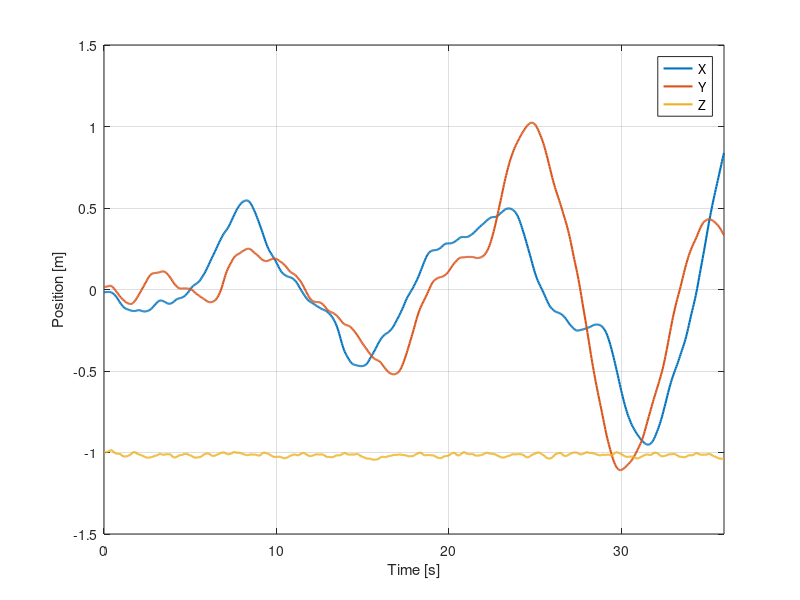
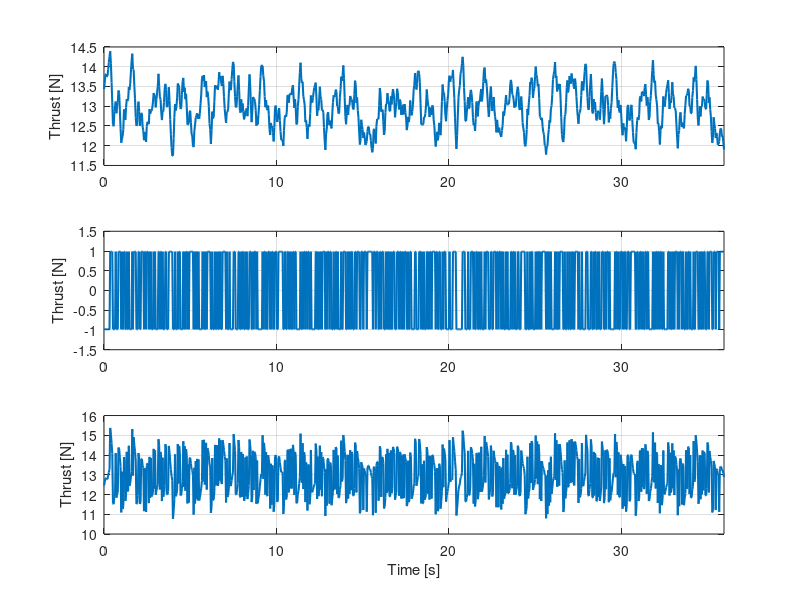
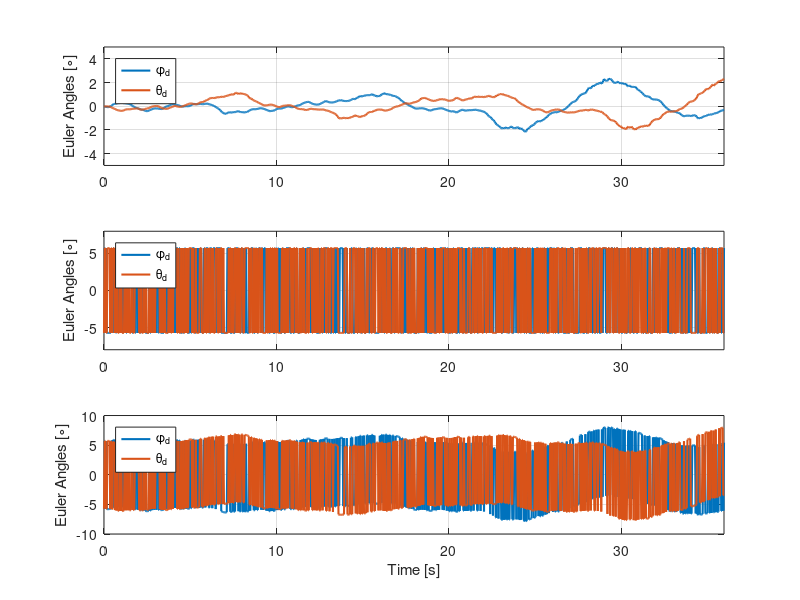

Here is the MATLAB script that generated these plots, in order: (Note: this script raises an error after producing the figures.)
clear;
close all;
clc;

%% Load variables: Nonlinear controller
load("Nonlinear.mat")

% Common variables
r = r_out.';
T_eq = param.nrotor_vehicle_mass_true*param.g;

start_time = 2;
sim_time = start_time + run_time;

time = 0:param.sample_time_measurements_full_state:sim_time;

% Specific variables
u_nl = [total_thrust_cmd body_rates_cmd].';

x_state_nl = full_state_meas(:,1:9).';

x_nl = x_state_nl(1,:);
y_nl = x_state_nl(2,:);
z_nl = x_state_nl(3,:);

roll_nl = x_state_nl(7,:)*180/pi;
pitch_nl = x_state_nl(8,:)*180/pi;
yaw_nl = x_state_nl(9,:)*180/pi;

thrust_exc_nl = exc_param.thrust_exc_signal;
rolld_exc_nl = exc_param.rolld_exc_signal;
pitchd_exc_nl = exc_param.pitchd_exc_signal;

thrust_collected = total_thrust_collected;
rolld_collected = eulerd_collected(:,1)*180/pi;
pitchd_collected = eulerd_collected(:,2)*180/pi;

thrust_PRBS = total_thrust_PRBS;
rolld_PRBS = eulerd_PRBS(:,1)*180/pi;
pitchd_PRBS = eulerd_PRBS(:,2)*180/pi;

thrust_LQR = total_thrust_LQR;
rolld_LQR = eulerd_LQR(:,1)*180/pi;
pitchd_LQR = eulerd_LQR(:,2)*180/pi;

T_data_nl = u_data(1,:);
rolld_data_nl = u_data(2,:)*180/pi;
pitchd_data_nl = u_data(3,:)*180/pi;

x_data_nl = y_data(1,:);
y_data_nl = y_data(2,:);
z_data_nl = y_data(3,:);

time_data = 0:param.sample_time_measurements_full_state:exc_param.exc_signal_time-0.04;


%% Remove unnecessary variables
clear total_thrust_cmd body_rates_cmd full_state_meas full_state_act...
    run_time param r_out Tini solve_time_out start_time

%% Plots

myFigure1 = figure();
plot(time_data, x_data_nl, 'LineWidth',1.5)
hold on
plot(time_data, y_data_nl, 'LineWidth',1.5)
hold on
plot(time_data, z_data_nl, 'LineWidth',1.5)
ylabel('Position [m]') 
xlabel('Time [s]')
legend('X','Y','Z','Location','best')
grid on
xlim([0 inf])

% figure()
% plot(time_data, T_data_nl, 'LineWidth',1.5)
% ylabel('Thrust [N]')  
% xlabel('Time [s]')
% grid on
% xlim([0 inf])
% 
% figure()
% plot(time_data, rolld_data_nl, 'LineWidth',1.5)
% ylabel('Roll_d [\circ]')  
% xlabel('Time [s]')
% grid on
% xlim([0 inf])
% 
% figure()
% plot(time_data, pitchd_data_nl, 'LineWidth',1.5)
% ylabel('Pitch_d [\circ]')  
% xlabel('Time [s]')
% grid on
% xlim([0 inf])

% myFigure2 = figure();
% plot(time_data, T_data_nl, 'LineWidth',1.5)
% ylabel('Thrust [N]')
% xlabel('Time [s]')
% grid on
% xlim([0 inf])
% 
% myFigure3 = figure();
% plot(time_data, rolld_data_nl, 'LineWidth',1.5)
% hold on
% plot(time_data, pitchd_data_nl, 'LineWidth',1.5)
% legend('\phi_d','\theta_d','Location','northwest')
% ylabel('Euler Angles [\circ]')  
% xlabel('Time [s]')
% grid on
% xlim([0 inf])



% myFigure2 = figure();
% plot(time_data, thrust_collected, 'LineWidth',1.5)
% ylabel('Thrust [N]')
% xlabel('Time [s]')
% grid on
% xlim([0 inf])
% 
% myFigure3 = figure();
% plot(time_data, rolld_collected, 'LineWidth',1.5)
% hold on
% plot(time_data, pitchd_collected, 'LineWidth',1.5)
% legend('\phi_d','\theta_d','Location','northwest')
% ylabel('Euler Angles [\circ]')  
% xlabel('Time [s]')
% grid on
% xlim([0 inf])
% 
% %%%%%%%%%%%
% myFigure4 = figure();
% plot(time_data, thrust_PRBS, 'LineWidth',1.5)
% ylabel('Thrust [N]')
% xlabel('Time [s]')
% grid on
% xlim([0 inf])
% ylim([-1.5 1.5])
% 
% myFigure5 = figure();
% plot(time_data, rolld_PRBS, 'LineWidth',1.5)
% hold on
% plot(time_data, pitchd_PRBS, 'LineWidth',1.5)
% legend('\phi_d','\theta_d','Location','northwest')
% ylabel('Euler Angles [\circ]')  
% xlabel('Time [s]')
% grid on
% xlim([0 inf])
% ylim([-8 8])
% 
% %%%%%%%%%%
% myFigure6 = figure();
% plot(time_data, thrust_LQR, 'LineWidth',1.5)
% ylabel('Thrust [N]')
% xlabel('Time [s]')
% grid on
% xlim([0 inf])
% 
% myFigure7 = figure();
% plot(time_data, rolld_LQR, 'LineWidth',1.5)
% hold on
% plot(time_data, pitchd_LQR, 'LineWidth',1.5)
% legend('\phi_d','\theta_d','Location','northwest')
% ylabel('Euler Angles [\circ]')  
% xlabel('Time [s]')
% grid on
% xlim([0 inf])


myFigure2 = figure();
subplot(3,1,1)
plot(time_data, thrust_LQR, 'LineWidth',1.5)
ylabel('Thrust [N]')
grid on
xlim([0 inf])

subplot(3,1,2)
plot(time_data, thrust_PRBS, 'LineWidth',1.5)
ylabel('Thrust [N]')
grid on
xlim([0 inf])
ylim([-1.5 1.5])

subplot(3,1,3)
plot(time_data, thrust_collected, 'LineWidth',1.5)
ylabel('Thrust [N]')
xlabel('Time [s]')
grid on
xlim([0 inf])


myFigure3 = figure();
subplot(3,1,1)
plot(time_data, rolld_LQR, 'LineWidth',1.5)
hold on
plot(time_data, pitchd_LQR, 'LineWidth',1.5)
legend('\phi_d','\theta_d','Location','northwest')
ylabel('Euler Angles [\circ]')  
grid on
xlim([0 inf])
ylim([-5 5])

subplot(3,1,2)
plot(time_data, rolld_PRBS, 'LineWidth',1.5)
hold on
plot(time_data, pitchd_PRBS, 'LineWidth',1.5)
legend('\phi_d','\theta_d','Location','northwest')
ylabel('Euler Angles [\circ]')  
grid on
xlim([0 inf])
ylim([-8 8])

subplot(3,1,3)
plot(time_data, rolld_collected, 'LineWidth',1.5)
hold on
plot(time_data, pitchd_collected, 'LineWidth',1.5)
legend('\phi_d','\theta_d','Location','northwest')
ylabel('Euler Angles [\circ]')  
xlabel('Time [s]')
grid on
xlim([0 inf])


saveFigAsPDF(myFigure1,'Figures_PDF/data_collected_pos');
saveFigAsPDF(myFigure2,'Figures_PDF/data_collected_T');
saveFigAsPDF(myFigure3,'Figures_PDF/data_collected_ang');



% saveFigAsPDF(myFigure1,'Figures_PDF/data_collected_pos');
% saveFigAsPDF(myFigure2,'Figures_PDF/data_collected_T');
% saveFigAsPDF(myFigure3,'Figures_PDF/data_collected_ang');
% saveFigAsPDF(myFigure4,'Figures_PDF/PRBS_T');
% saveFigAsPDF(myFigure5,'Figures_PDF/PRBS_ang');
% saveFigAsPDF(myFigure6,'Figures_PDF/LQR_T');
% saveFigAsPDF(myFigure7,'Figures_PDF/LQR_ang');
